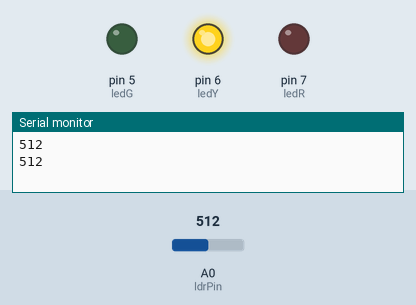
Simulated run of this sketch. Board: Arduino Uno, built with avr-gcc and run on an emulated ATmega328P. Shown: output pins drawn as LEDs (lit = HIGH), the last lines printed to the serial monitor. The inputs (shaded band) are chosen by the test bench; at power-on: A0 (ldrPin) = 512.

Above: at 2.8 s.
2.9 s: A0 (ldrPin) set to 319
7.2 s: A0 (ldrPin) set to 284
At 11.1 s:
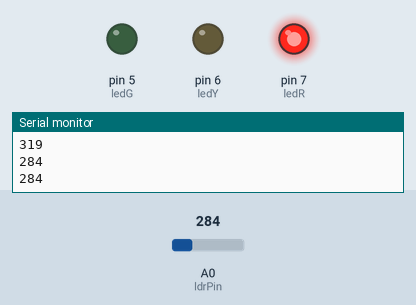
11.5 s: A0 (ldrPin) set to 306
At 15.2 s:
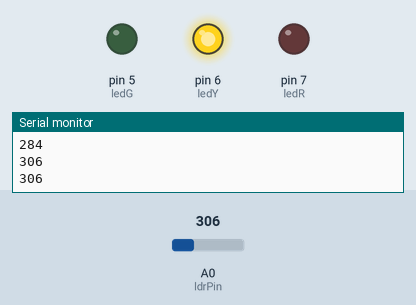
15.5 s: A0 (ldrPin) set to 290
At 18.4 s:
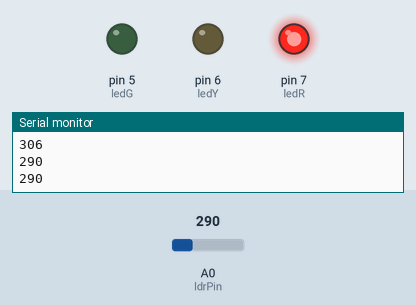
Timing chart, 0 to 19.9 s (numbered marks = the images above; inputs shaded):
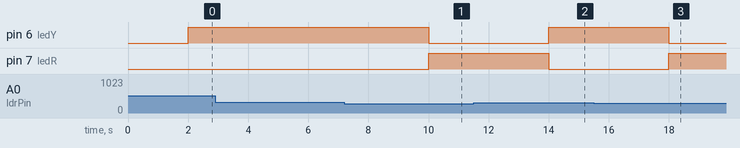

The sketch:

sketch_mar30a.ino
```cpp
#define ldrPin A0
int ldrValor = 0;
#define ledR 7
#define ledY 6
#define ledG 5

void setup() {
  Serial.begin(9600);
  pinMode(ldrPin, INPUT);
  pinMode(ledR, OUTPUT);
  pinMode(ledY, OUTPUT);
  pinMode(ledG, OUTPUT);

}

void loop() {
  ldrValor = analogRead(ldrPin);
  Serial.println(ldrValor);
  delay(2000);
 if(ldrValor>300){
  digitalWrite(ledG, LOW);
  digitalWrite(ledY, HIGH);
  digitalWrite(ledR, LOW);

 }else if(ldrValor>600){
  digitalWrite(ledG, HIGH);
  digitalWrite(ledY, LOW);
  digitalWrite(ledR, LOW);

 }else{
  digitalWrite(ledG, LOW);
  digitalWrite(ledY, LOW);
  digitalWrite(ledR, HIGH);

 }
}
```

Measured:
- the behaviour switches between 301 and 300 on A0 (ldrPin) (found by bisection; images 0 and 1)
- after the input at 7.2 s, pin 6 (ledY): HIGH → LOW after 2.8 s; pin 7 (ledR): LOW → HIGH after 2.8 s
- after the input at 11.5 s, pin 6 (ledY): LOW → HIGH after 2.5 s; pin 7 (ledR): HIGH → LOW after 2.5 s
- after the input at 15.5 s, pin 6 (ledY): HIGH → LOW after 2.5 s; pin 7 (ledR): LOW → HIGH after 2.5 s
